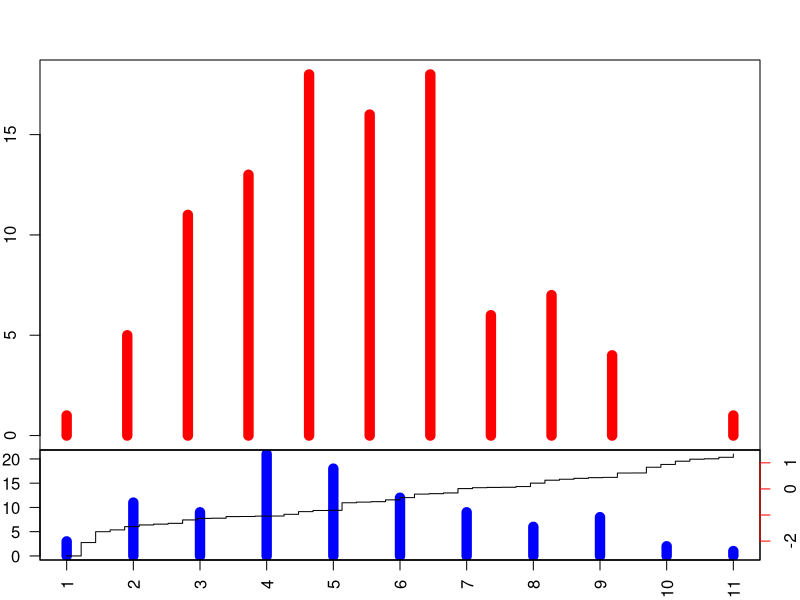

This chart was generated by the following R code:

#par(mar = c(6, 6 , 2, 1))

# par(mar = rep(1,4));# down left up right


layout(matrix(c(1, 2)), heights=c(3, 1))

par(mar = c(0, 2, 3, 2) )

plot(table(rpois(100,5)), type = "h", col = "red", lwd=10, xaxt="n")

#plot(sin, -pi, 2*pi)

par(mar = c(2, 2, 0, 2) )

plot(table(rpois(100,5)), type = "h", col = "blue", lwd=10, las =2)
par(new=T)

plot(x <- sort(rnorm(47)), type = "s", yaxt = "n", xaxt = "n")
axis(4, col='red', ylim = c(0,5) )

